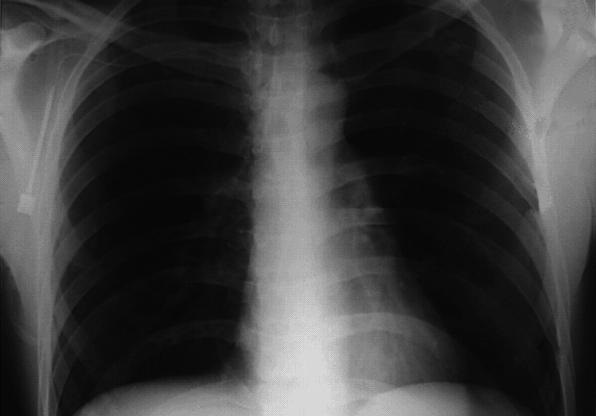
#> input picture laba2/xraychest.jpg, 596 x 416 px, found by its file name
$ jupyter execute laba2.ipynb
#> lines starting #> are read from the running program, lines starting #| are printed output that depends on the picture; after the words box and inside, x2 and y2 are one past the last pixel; in counts of white or black regions, pixels touching at a corner belong together
[cell 1]
import cv2
import numpy as np
import math
import matplotlib.pyplot as plt
from matplotlib import pyplot as plt
from PIL import Image

[cell 2]
# Загрузка изображения
f = cv2.imread('C:/Users/yulia/OneDrive/Docs/Stydy/UZI/laba2/xraychest.jpg')
#> f is the input picture: shape (416, 596, 3); min 5, max 228, mean 59.9
f = cv2.cvtColor(f, cv2.COLOR_BGR2GRAY)
#> f: shape (416, 596)
window_name = 'image'
cv2.imshow(window_name, f)
cv2.waitKey(0)
cv2.destroyAllWindows()

[cell 3]
# Прямоe преобразования Фурье
F = np.fft.fft2(f) # Прямое преобразование фурье
Fshift = np.fft.fftshift(F) # Выравнивание по центру
cv2.imshow(window_name, 0.1*np.log1p(np.abs(Fshift)))
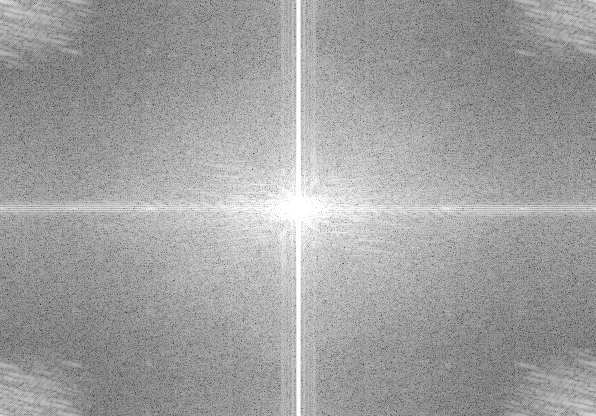
#> window 'image': shape (416, 596); min 25, max 255, mean 159.8
cv2.waitKey(0)

### 2.1. Выполните операцию низкочастотной фильтрации исходного изображения рентгеновского снимка грудной клетки xraychest.jpg.

[cell 4]
def IMAGE_COLORMAP (image):
    image_normalized = (image - np.min(image)) / (np.max(image) - np.min(image)) * 255
    image_normalized = image_normalized.astype(np.uint8)
    image_colored = cv2.applyColorMap(image_normalized, cv2.COLORMAP_BONE) # Применение цветовой карты
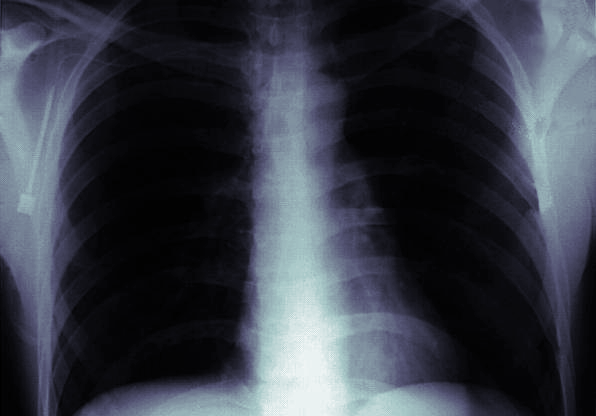
#> image_colored: shape (416, 596, 3); mean B, G, R 69.8, 59.5, 55.1
    return image_colored

[cell 5]
image_grey = cv2.cvtColor(IMAGE_COLORMAP(f), cv2.COLOR_BGR2GRAY)
M, N = image_grey.shape
#> M = 416; N = 596
H1_p = np.zeros((M,N), dtype=np.float32) # Передаточная функция низкочастотного фильтра
D0 = 50 # точка профиля фильтра (частота среза)
for u in range(M):
    for v in range(N):
        D = np.sqrt((u-M/2)**2 + (v-N/2)**2) # Расстояние от точки (u, v) до начала координат
        if D <= D0:
            H1_p[u,v] = 1
        else:
            H1_p[u,v] = 0
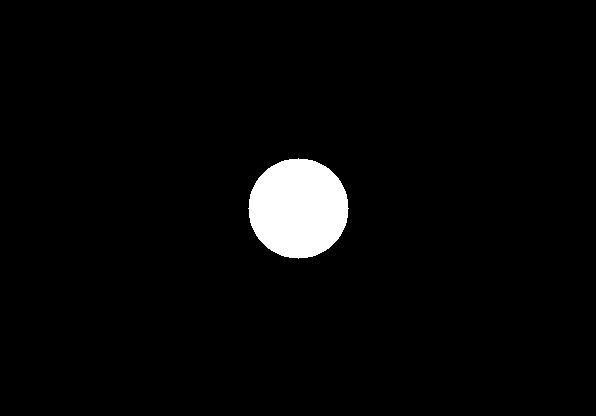
#> H1_p: shape (416, 596) float32; values 0 (black) and 1 (white), 3.2% white; 1 white region, box (x1, y1, x2, y2) and area: (248, 158, 349, 259) 7845

Gshift = Fshift * H1_p # Выходное преобразование Фурье
G = np.fft.ifftshift(Gshift)
g = np.abs(np.fft.ifft2(G))

g_mask = cv2.cvtColor(IMAGE_COLORMAP(g), cv2.COLOR_BGR2GRAY)

cv2.imshow(window_name, g_mask)
cv2.waitKey(0)
cv2.destroyAllWindows()

### 2.2. Подбором параметра A добейтесь наилучшего результата повыше резкости с помощью подъема частотной характеристики.

[cell 6]
A = 2
f_hb = np.add(A*f, - g_mask)
cv2.imshow(window_name, IMAGE_COLORMAP(f_hb))
#> in IMAGE_COLORMAP (call 3), `image_colored = cv2.applyColorMap(image_normalized, cv2.COLORMAP_BONE)`:
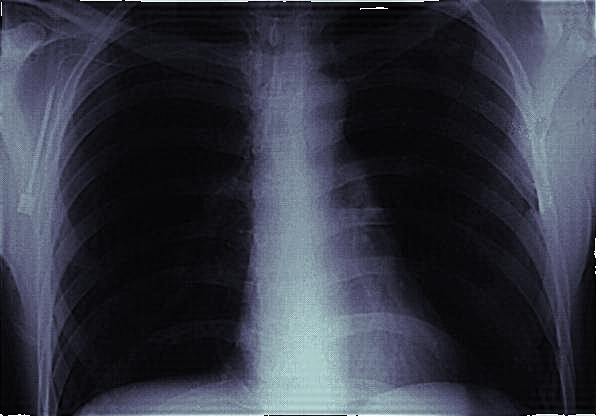
#> image_colored: shape (416, 596, 3); mean B, G, R 67.1, 54.6, 51.2
cv2.waitKey(0)
cv2.destroyAllWindows()
cv2.imwrite ('Image_f_hb.jpg', IMAGE_COLORMAP(f_hb))
#> Out = True

### 2.3. Изображение, полученное в результате выполнения пункта 2.2, подвергните процедуре гистограммной эквализации.

[cell 7]
def equalizeHist (image_path, image_nane):
#> called with image_path = 'Image_f_hb.jpg', image_nane = 'Image_f_hb_1.jpg'
    img_HPF = cv2.imread(image_path)
    img_to_yuv = cv2.cvtColor(img_HPF, cv2.COLOR_BGR2YUV)
#> img_to_yuv: shape (416, 596, 3); mean of channels 0, 1, 2 55, 133.6, 124.8
    img_to_yuv[:,:,0] = cv2.equalizeHist (img_to_yuv[:,:,0])
#> img_to_yuv: shape (416, 596, 3); mean of channels 0, 1, 2 129.8, 133.6, 124.8
    hist_equalization_result = cv2.cvtColor(img_to_yuv, cv2.COLOR_YUV2BGR)
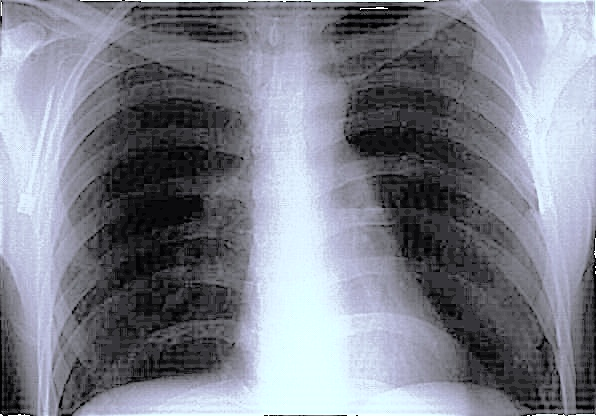
#> hist_equalization_result: shape (416, 596, 3); mean B, G, R 140.8, 129.3, 126.2
    cv2.imwrite(image_nane, hist_equalization_result)
    im1 =Image.open(image_nane)
    img= cv2.imread(image_nane)
    im1.show()
    hist = im1.histogram()
#> hist = 768 values, max 13492 at index 767, min 0 at index 300, mean 968.5
    hist= plt.hist (img.ravel (),256, [0,256])
    plt.show()
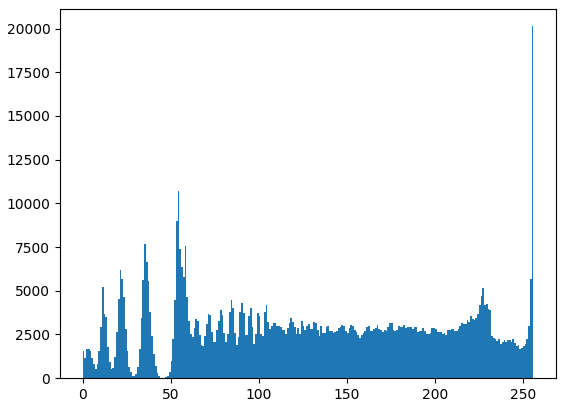
#> figure drawn by matplotlib, 1 panel; tallest bar 20134 high, from x = 255 to 256

[cell 8]
equalizeHist('Image_f_hb.jpg', 'Image_f_hb_1.jpg')

### 3.1 Выполните операцию высокочастотной фильтрации исходного изображения рентгеновского снимка грудной клетки xraychest.jpg.

[cell 9]
H_hp = 1 - H1_p

### 3.2 Подбором параметров a и b добейтесь усиления высоких частот.

[cell 10]
a = 0.25
b = 1
H_hfe = a + b * H_hp
Gshift = Fshift * H_hfe
G = np.fft.ifftshift(Gshift)
g = np.abs(np.fft.ifft2(G))
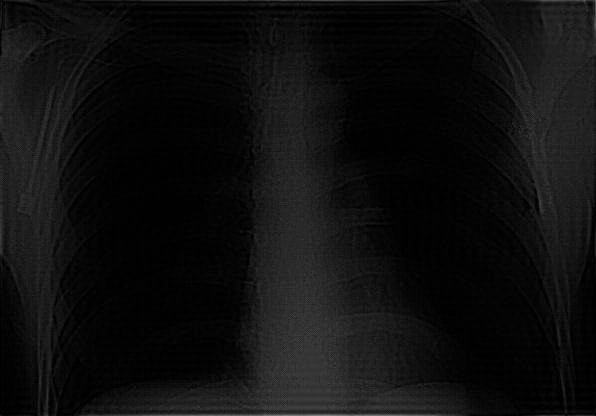
#> g: shape (416, 596) float64; min 0.000179, max 132.4, mean 15.3

cv2.imshow(window_name, IMAGE_COLORMAP(g))
#> in IMAGE_COLORMAP (call 5), `image_normalized = (image - np.min(image)) / (np.max(image) - np.min(i..`:
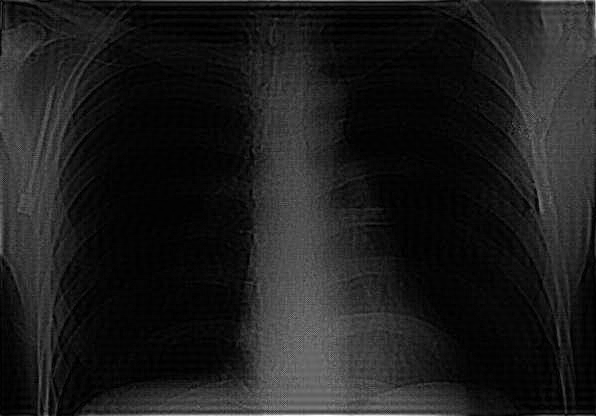
#> image_normalized: shape (416, 596) float64; min 0, max 255, mean 29.4
cv2.waitKey(0)
cv2.destroyAllWindows()

cv2.imwrite ('Image_g_hb.jpg', IMAGE_COLORMAP(g))
#> Out = True

### 3.3. Изображение, полученное в результате выполнения пункта 3.2, подвергните процедуре гистограммной эквализации.

[cell 11]
equalizeHist('Image_g_hb.jpg', 'Image_g_hb_1.jpg')
#> call 2 of equalizeHist, with image_path = 'Image_g_hb.jpg', image_nane = 'Image_g_hb_1.jpg'
#> in equalizeHist (call 2), `img_to_yuv = cv2.cvtColor(img_HPF, cv2.COLOR_BGR2YUV)`: img_to_yuv: shape (416, 596, 3); mean of channels 0, 1, 2 26.4, 131.8, 127
#> in equalizeHist (call 2), `img_to_yuv[:,:,0] = cv2.equalizeHist (img_to_yuv[:,:,0])`: img_to_yuv: shape (416, 596, 3); mean of channels 0, 1, 2 130.6, 131.8, 127
#> in equalizeHist (call 2), `hist_equalization_result = cv2.cvtColor(img_to_yuv, cv2.COLOR_YUV2BGR)`:
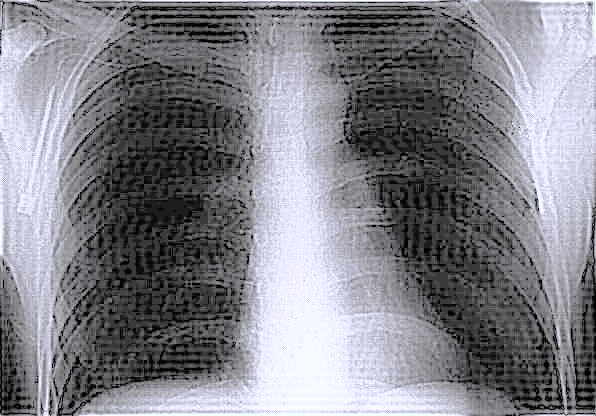
#> hist_equalization_result: shape (416, 596, 3); mean B, G, R 137.3, 129.7, 129.6
#> in equalizeHist (call 2), `hist = im1.histogram()`: hist = 768 values, max 13327 at index 767, min 0 at index 20, mean 968.5
#> in equalizeHist (call 2), `plt.show()`:
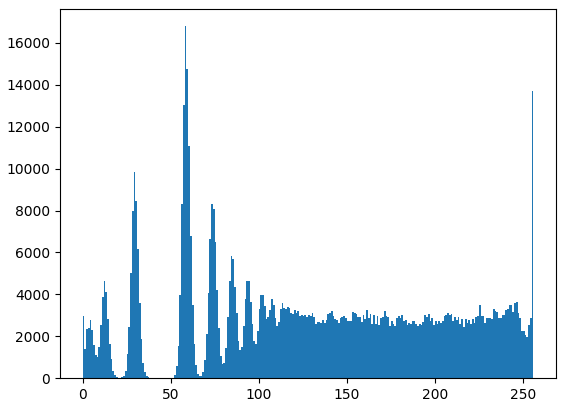
#> figure drawn by matplotlib, 1 panel; tallest bar 16799 high, from x = 58 to 59

$ run again, with laba2/Image_f_h_1.jpg copied over laba2/xraychest.jpg
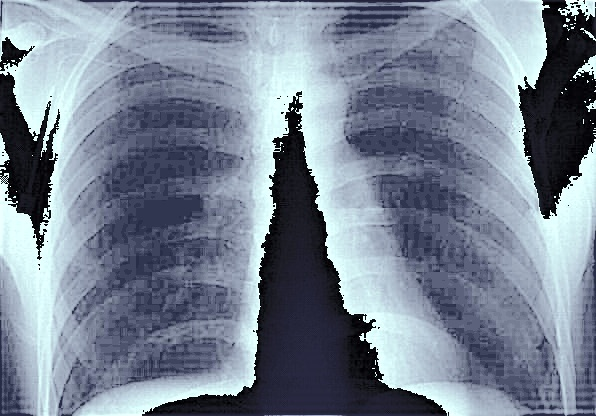
#> input picture laba2/Image_f_h_1.jpg, 596 x 416 px, found by its file name
#> f is the input picture: shape (416, 596, 3); mean B, G, R 147.6, 131.4, 120.5
#> f: shape (416, 596)
#> `cv2.imwrite ('Image_f_hb.jpg', IMAGE_COLORMAP(f_hb))`: Out = True
#> hist = 768 values, max 3521 at index 767, min 154 at index 513, mean 968.5
#> `cv2.imwrite ('Image_g_hb.jpg', IMAGE_COLORMAP(g))`: Out = True
#> in equalizeHist (call 2), `hist_equalization_result = cv2.cvtColor(img_to_yuv, cv2.COLOR_YUV2BGR)`:
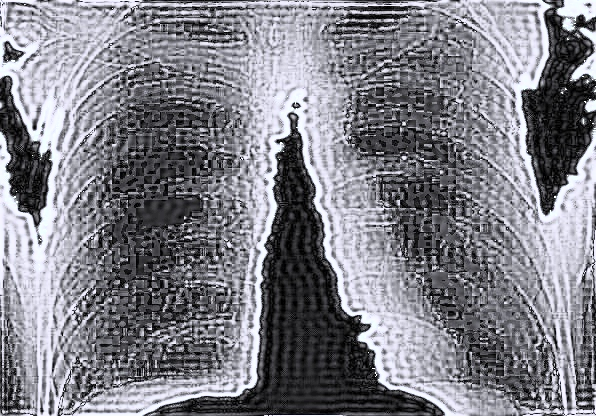
#> hist_equalization_result: shape (416, 596, 3); mean B, G, R 135.2, 127.3, 127.3
#> hist = 768 values, max 10480 at index 767, min 7 at index 255, mean 968.5
#> in equalizeHist (call 2), `plt.show()`:
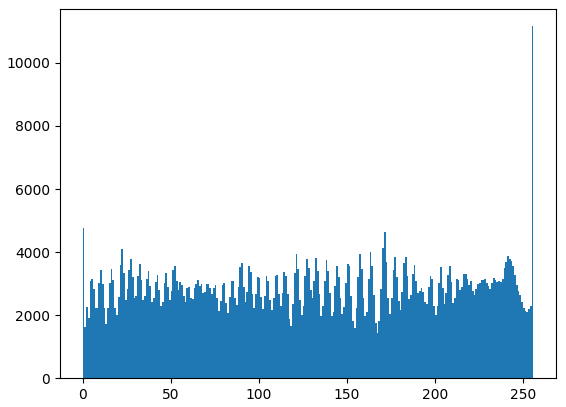
#> figure drawn by matplotlib, 1 panel; tallest bar 11164 high, from x = 255 to 256
